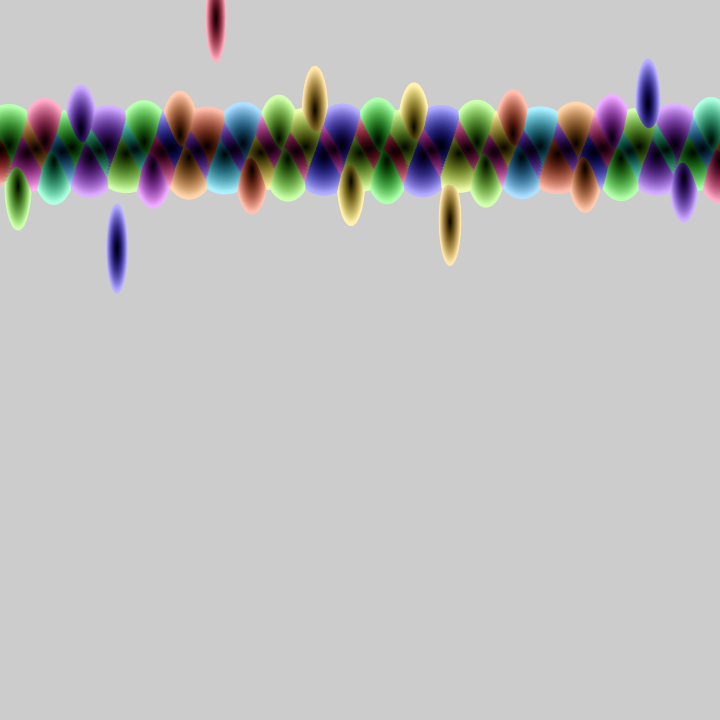
Frame 1 (no input)
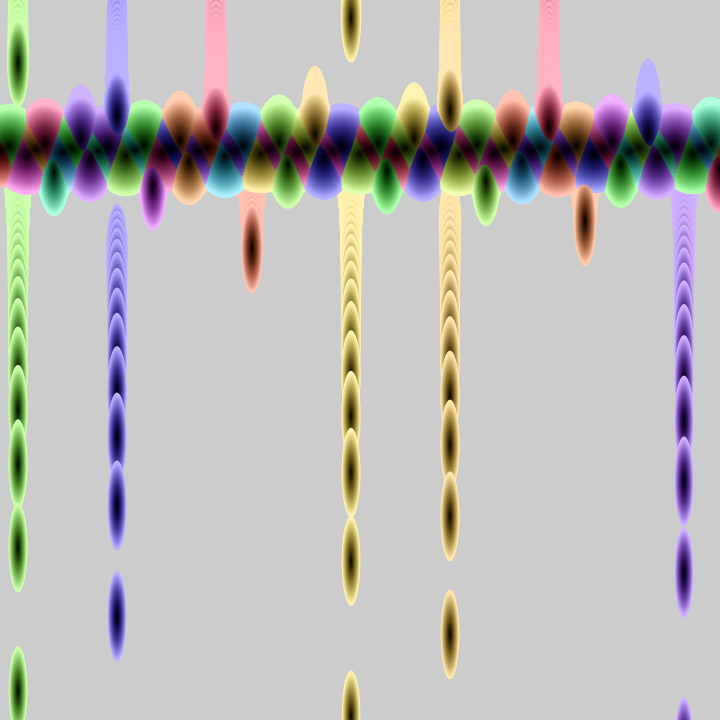
Frame 60 (the mouse pressed at the canvas centre just before this capture)
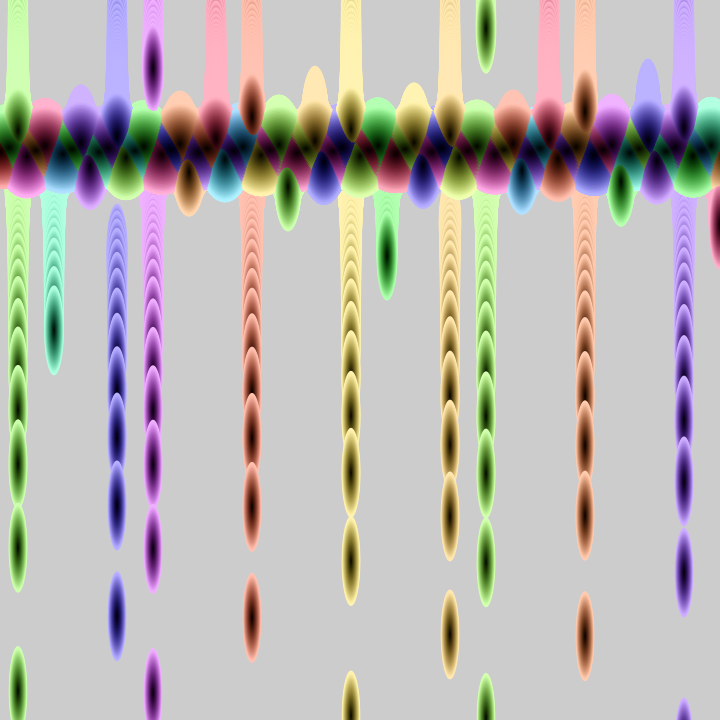
Frame 120 (the mouse held since frame 60 and released just before this capture)

The Processing sketch that drew these frames (run headless with seeded random() and noise(); from frame 60 on, the mouse is pressed at the canvas centre):

// Processing sketch: bit2atom_20210217c_fallingColorDrops
// ── bit2atom_20210217c_fallingColorDrops.pde
float t, d, x, T;
void setup() {
  size(720, 720);
  noStroke();
  colorMode(HSB);
}
void draw() {
  clear();
  t+=.003;
  for (d=90; d>0; d-=3) {
    for (x=0; x<730; x+=9) {
      fill((x*x)%255, 255-d*2, d*3);
      ellipse(x, .5*tan(T=2*x+t)*9+150, d*(abs(cos(T))*.8+.2), d*(sq(sin(T))*.2+.8));
    }
  }
}
